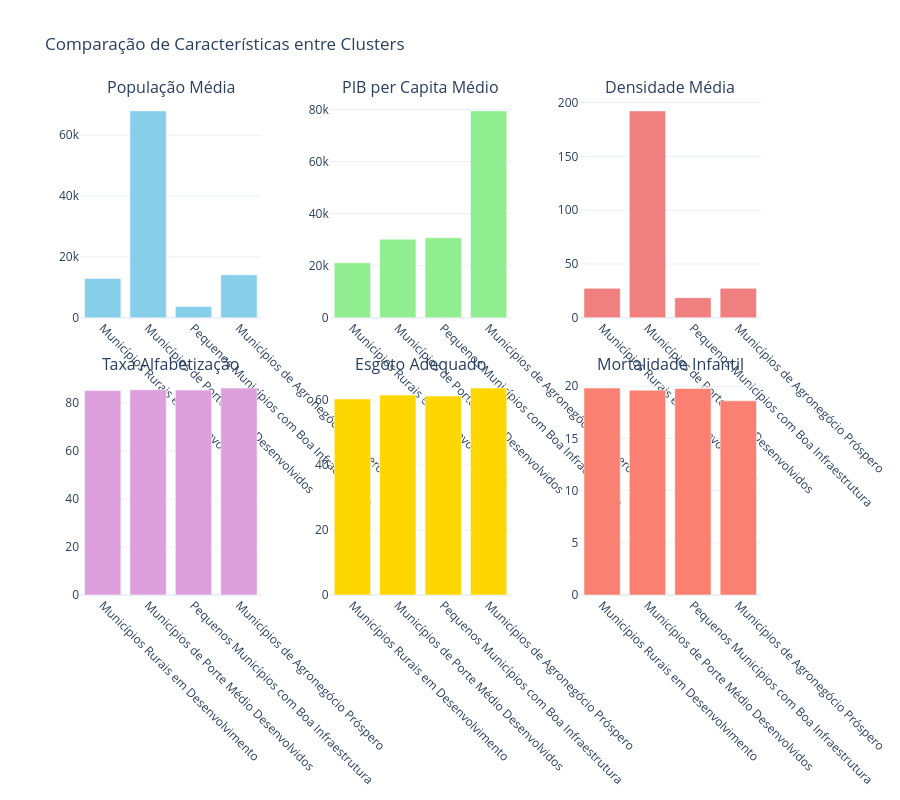
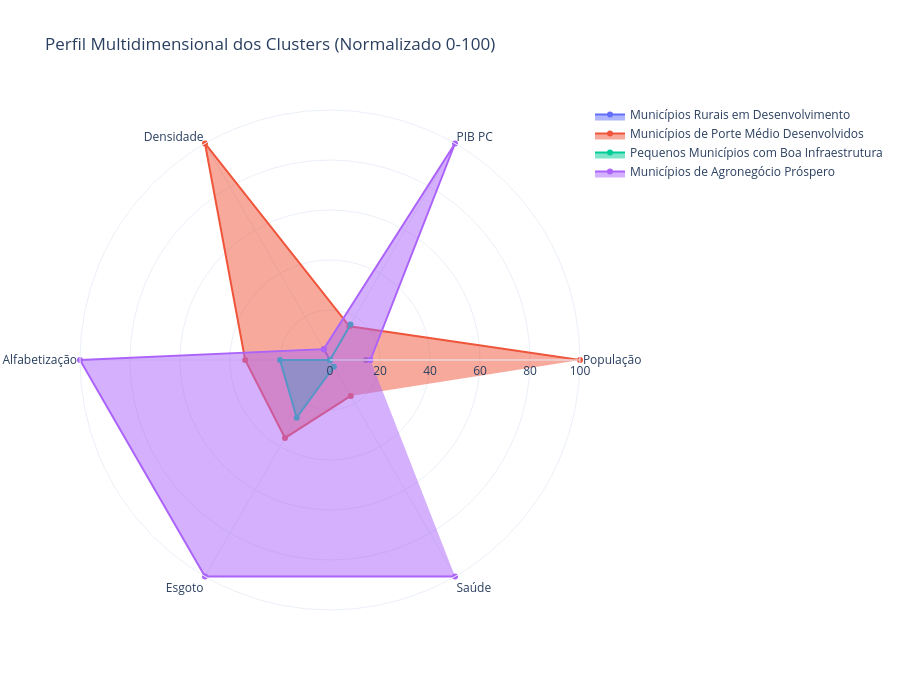

Notebook code for these charts, in order:
### Code cell
# ═══════════════════════════════════════════════════════════════════════════
# CÉLULA 6: Visualizações comparativas
# ═══════════════════════════════════════════════════════════════════════════

from pathlib import Path
import pandas as pd
import plotly.graph_objects as go
from plotly.subplots import make_subplots

print("="*80)
print("📊 VISUALIZAÇÕES COMPARATIVAS")
print("="*80)
print()

# Caminho base (sobe de notebooks/ para a raiz do projeto)
base_path = Path('..')

# Diretório de saída das figuras
output_dir = base_path / 'outputs/figures'
output_dir.mkdir(parents=True, exist_ok=True)

# Preparar dados para visualização
comparison_data = []

for cluster_id in range(K_CLUSTERS):
    cluster_data = df[df['cluster'] == cluster_id]
    
    comparison_data.append({
        'Cluster': cluster_names[cluster_id],
        'Cluster_ID': cluster_id,
        'Municipios': len(cluster_data),
        'Pop_Media': cluster_data['populacao_original'].mean() if 'populacao_original' in cluster_data.columns else 0,
        'PIB_PC': cluster_data['pib_per_capita_original'].mean() if 'pib_per_capita_original' in cluster_data.columns else 0,
        'Densidade': cluster_data['densidade_original'].mean() if 'densidade_original' in cluster_data.columns else 0,
        'Alfabetizacao': cluster_data['taxa_alfabetizacao_original'].mean() if 'taxa_alfabetizacao_original' in cluster_data.columns else 0,
        'Esgoto': cluster_data['esgoto_adequado_original'].mean() if 'esgoto_adequado_original' in cluster_data.columns else 0,
        'Mortalidade': cluster_data['mortalidade_infantil_original'].mean() if 'mortalidade_infantil_original' in cluster_data.columns else 0
    })

comp_df = pd.DataFrame(comparison_data)

# 1. Gráfico de barras - Comparação de características
print("🎨 Criando gráficos comparativos...")
print()

fig = make_subplots(
    rows=2, cols=3,
    subplot_titles=(
        'População Média',
        'PIB per Capita Médio',
        'Densidade Média',
        'Taxa Alfabetização',
        'Esgoto Adequado',
        'Mortalidade Infantil'
    ),
    vertical_spacing=0.12,
    horizontal_spacing=0.1
)

# População
fig.add_trace(
    go.Bar(x=comp_df['Cluster'], y=comp_df['Pop_Media'], 
           marker_color='skyblue', name='População'),
    row=1, col=1
)

# PIB per capita
fig.add_trace(
    go.Bar(x=comp_df['Cluster'], y=comp_df['PIB_PC'], 
           marker_color='lightgreen', name='PIB PC'),
    row=1, col=2
)

# Densidade
fig.add_trace(
    go.Bar(x=comp_df['Cluster'], y=comp_df['Densidade'], 
           marker_color='lightcoral', name='Densidade'),
    row=1, col=3
)

# Alfabetização
fig.add_trace(
    go.Bar(x=comp_df['Cluster'], y=comp_df['Alfabetizacao'], 
           marker_color='plum', name='Alfabetização'),
    row=2, col=1
)

# Esgoto
fig.add_trace(
    go.Bar(x=comp_df['Cluster'], y=comp_df['Esgoto'], 
           marker_color='gold', name='Esgoto'),
    row=2, col=2
)

# Mortalidade
fig.add_trace(
    go.Bar(x=comp_df['Cluster'], y=comp_df['Mortalidade'], 
           marker_color='salmon', name='Mortalidade'),
    row=2, col=3
)

# Atualizar layout
fig.update_xaxes(tickangle=45)
fig.update_layout(
    title_text='Comparação de Características entre Clusters',
    showlegend=False,
    height=800,
    template='plotly_white'
)

output_html_1 = output_dir / '20_comparacao_clusters.html'
fig.write_html(output_html_1)
print(f"✅ Gráfico salvo: {output_html_1}")
fig.show()

# 2. Radar chart - Perfil multidimensional
print()
print("🎨 Criando radar chart...")
print()

# Normalizar dados para radar (0-100)
radar_data = comp_df.copy()
for col in ['Pop_Media', 'PIB_PC', 'Densidade', 'Alfabetizacao', 'Esgoto']:
    if col in radar_data.columns:
        min_val = radar_data[col].min()
        max_val = radar_data[col].max()
        if max_val > min_val:
            radar_data[f'{col}_norm'] = ((radar_data[col] - min_val) / (max_val - min_val)) * 100

# Mortalidade: inverter (menor é melhor)
if 'Mortalidade' in radar_data.columns:
    min_val = radar_data['Mortalidade'].min()
    max_val = radar_data['Mortalidade'].max()
    if max_val > min_val:
        radar_data['Mortalidade_norm'] = (1 - (radar_data['Mortalidade'] - min_val) / (max_val - min_val)) * 100

# Criar radar chart
fig = go.Figure()

categories = ['População', 'PIB PC', 'Densidade', 'Alfabetização', 'Esgoto', 'Saúde']

for idx, row in radar_data.iterrows():
    values = [
        row.get('Pop_Media_norm', 0),
        row.get('PIB_PC_norm', 0),
        row.get('Densidade_norm', 0),
        row.get('Alfabetizacao_norm', 0),
        row.get('Esgoto_norm', 0),
        row.get('Mortalidade_norm', 0)
    ]
    
    fig.add_trace(go.Scatterpolar(
        r=values,
        theta=categories,
        fill='toself',
        name=row['Cluster']
    ))

fig.update_layout(
    polar=dict(
        radialaxis=dict(
            visible=True,
            range=[0, 100]
        )
    ),
    showlegend=True,
    title='Perfil Multidimensional dos Clusters (Normalizado 0-100)',
    height=700,
    template='plotly_white'
)

output_html_2 = output_dir / '21_radar_clusters.html'
fig.write_html(output_html_2)
print(f"✅ Gráfico salvo: {output_html_2}")
fig.show()

### Figure 1 — Plotly figure (JSON) as saved in the notebook; plotly's stock layout.template omitted (floating-point values rounded to 4 significant figures)
{"data": [{"marker": {"color": "skyblue"}, "name": "População", "type": "bar", "x": ["Municípios Rurais em Desenvolvimento", "Municípios de Porte Médio Desenvolvidos", "Pequenos Municípios com Boa Infraestrutura", "Municípios de Agronegócio Próspero"], "xaxis": "x", "y": [12950.0, 67990.0, 3710.0, 14110.0], "yaxis": "y"}, {"marker": {"color": "lightgreen"}, "name": "PIB PC", "type": "bar", "x": ["Municípios Rurais em Desenvolvimento", "Municípios de Porte Médio Desenvolvidos", "Pequenos Municípios com Boa Infraestrutura", "Municípios de Agronegócio Próspero"], "xaxis": "x2", "y": [21130.0, 30200.0, 30710.0, 79460.0], "yaxis": "y2"}, {"marker": {"color": "lightcoral"}, "name": "Densidade", "type": "bar", "x": ["Municípios Rurais em Desenvolvimento", "Municípios de Porte Médio Desenvolvidos", "Pequenos Municípios com Boa Infraestrutura", "Municípios de Agronegócio Próspero"], "xaxis": "x3", "y": [27.35, 192.2, 18.71, 27.42], "yaxis": "y3"}, {"marker": {"color": "plum"}, "name": "Alfabetização", "type": "bar", "x": ["Municípios Rurais em Desenvolvimento", "Municípios de Porte Médio Desenvolvidos", "Pequenos Municípios com Boa Infraestrutura", "Municípios de Agronegócio Próspero"], "xaxis": "x4", "y": [85.14, 85.49, 85.35, 86.17], "yaxis": "y4"}, {"marker": {"color": "gold"}, "name": "Esgoto", "type": "bar", "x": ["Municípios Rurais em Desenvolvimento", "Municípios de Porte Médio Desenvolvidos", "Pequenos Municípios com Boa Infraestrutura", "Municípios de Agronegócio Próspero"], "xaxis": "x5", "y": [60.37, 61.57, 61.26, 63.72], "yaxis": "y5"}, {"marker": {"color": "salmon"}, "name": "Mortalidade", "type": "bar", "x": ["Municípios Rurais em Desenvolvimento", "Municípios de Porte Médio Desenvolvidos", "Pequenos Municípios com Boa Infraestrutura", "Municípios de Agronegócio Próspero"], "xaxis": "x6", "y": [19.82, 19.62, 19.78, 18.6], "yaxis": "y6"}], "layout": {"annotations": [{"font": {"size": 16}, "showarrow": false, "text": "População Média", "x": 0.1333, "xanchor": "center", "xref": "paper", "y": 1, "yanchor": "bottom", "yref": "paper"}, {"font": {"size": 16}, "showarrow": false, "text": "PIB per Capita Médio", "x": 0.5, "xanchor": "center", "xref": "paper", "y": 1, "yanchor": "bottom", "yref": "paper"}, {"font": {"size": 16}, "showarrow": false, "text": "Densidade Média", "x": 0.8667, "xanchor": "center", "xref": "paper", "y": 1, "yanchor": "bottom", "yref": "paper"}, {"font": {"size": 16}, "showarrow": false, "text": "Taxa Alfabetização", "x": 0.1333, "xanchor": "center", "xref": "paper", "y": 0.44, "yanchor": "bottom", "yref": "paper"}, {"font": {"size": 16}, "showarrow": false, "text": "Esgoto Adequado", "x": 0.5, "xanchor": "center", "xref": "paper", "y": 0.44, "yanchor": "bottom", "yref": "paper"}, {"font": {"size": 16}, "showarrow": false, "text": "Mortalidade Infantil", "x": 0.8667, "xanchor": "center", "xref": "paper", "y": 0.44, "yanchor": "bottom", "yref": "paper"}], "height": 800, "showlegend": false, "title": {"text": "Comparação de Características entre Clusters"}, "xaxis": {"anchor": "y", "domain": [0, 0.2667], "tickangle": 45}, "xaxis2": {"anchor": "y2", "domain": [0.3667, 0.6333], "tickangle": 45}, "xaxis3": {"anchor": "y3", "domain": [0.7333, 1], "tickangle": 45}, "xaxis4": {"anchor": "y4", "domain": [0, 0.2667], "tickangle": 45}, "xaxis5": {"anchor": "y5", "domain": [0.3667, 0.6333], "tickangle": 45}, "xaxis6": {"anchor": "y6", "domain": [0.7333, 1], "tickangle": 45}, "yaxis": {"anchor": "x", "domain": [0.56, 1]}, "yaxis2": {"anchor": "x2", "domain": [0.56, 1]}, "yaxis3": {"anchor": "x3", "domain": [0.56, 1]}, "yaxis4": {"anchor": "x4", "domain": [0, 0.44]}, "yaxis5": {"anchor": "x5", "domain": [0, 0.44]}, "yaxis6": {"anchor": "x6", "domain": [0, 0.44]}}}

### Figure 2 — Plotly figure (JSON) as saved in the notebook; plotly's stock layout.template omitted (floating-point values rounded to 4 significant figures)
{"data": [{"fill": "toself", "name": "Municípios Rurais em Desenvolvimento", "r": [14.37, 0, 4.982, 0, 0, 0], "theta": ["População", "PIB PC", "Densidade", "Alfabetização", "Esgoto", "Saúde"], "type": "scatterpolar"}, {"fill": "toself", "name": "Municípios de Porte Médio Desenvolvidos", "r": [100, 15.56, 100, 33.93, 36.0, 16.6], "theta": ["População", "PIB PC", "Densidade", "Alfabetização", "Esgoto", "Saúde"], "type": "scatterpolar"}, {"fill": "toself", "name": "Pequenos Municípios com Boa Infraestrutura", "r": [0, 16.42, 0, 19.99, 26.66, 3.076], "theta": ["População", "PIB PC", "Densidade", "Alfabetização", "Esgoto", "Saúde"], "type": "scatterpolar"}, {"fill": "toself", "name": "Municípios de Agronegócio Próspero", "r": [16.17, 100, 5.022, 100, 100, 100], "theta": ["População", "PIB PC", "Densidade", "Alfabetização", "Esgoto", "Saúde"], "type": "scatterpolar"}], "layout": {"height": 700, "polar": {"radialaxis": {"range": [0, 100], "visible": true}}, "showlegend": true, "title": {"text": "Perfil Multidimensional dos Clusters (Normalizado 0-100)"}}}
